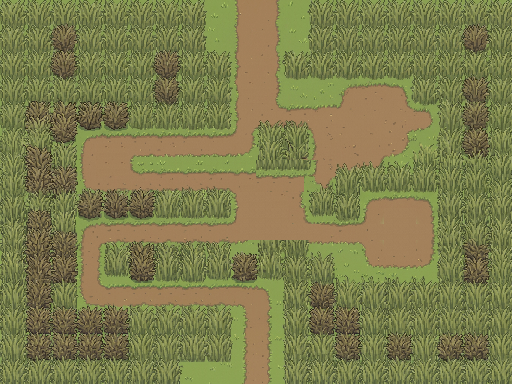

Tiled map render using the project's own tile images. Description and the whole map definition, tile-layer contents included, below:
An orthogonal 32x24 tile map with 16x16 px tiles, 1 tile layer (Tile Layer 1).

<map version="1.10" tiledversion="1.12.2" orientation="orthogonal" renderorder="right-down" width="32" height="24" tilewidth="16" tileheight="16" infinite="0" nextlayerid="2" nextobjectid="1">
 <tileset firstgid="1" source="escenario2_2.tsx" />
 <layer id="1" name="Tile Layer 1" width="32" height="24">
  <data encoding="csv">
1,2,3,4,5,6,7,8,9,10,11,12,13,14,15,16,17,18,19,20,21,22,23,24,25,26,27,28,29,30,31,32,
33,34,35,36,37,38,39,40,41,42,43,44,45,46,47,48,49,50,51,52,53,54,55,56,57,58,59,60,61,62,63,64,
65,66,67,68,69,70,71,72,73,74,75,76,77,78,79,80,81,82,83,84,85,86,87,88,89,90,91,92,93,94,95,96,
97,98,99,100,101,102,103,104,105,106,107,108,109,110,111,112,113,114,115,116,117,118,119,120,121,122,123,124,125,126,127,128,
129,130,131,132,133,134,135,136,137,138,139,140,141,142,143,144,145,146,147,148,149,150,151,152,153,154,155,156,157,158,159,160,
161,162,163,164,165,166,167,168,169,170,171,172,173,174,175,176,177,178,179,180,181,182,183,184,185,186,187,188,189,190,191,192,
193,194,195,196,197,198,199,200,201,202,203,204,205,206,207,208,209,210,211,212,213,214,215,216,217,218,219,220,221,222,223,224,
225,226,227,228,229,230,231,232,233,234,235,236,237,238,239,240,241,242,243,244,245,246,247,248,249,250,251,252,253,254,255,256,
257,258,259,260,261,262,263,264,265,266,267,268,269,270,271,272,273,274,275,276,277,278,279,280,281,282,283,284,285,286,287,288,
289,290,291,292,293,294,176,176,295,298,299,300,301,302,303,304,305,306,307,308,309,310,311,312,313,314,315,316,317,318,319,320,
321,322,323,324,325,326,176,176,327,330,331,332,333,334,335,332,430,430,430,431,341,342,343,344,345,346,347,348,349,350,351,352,
353,354,355,356,357,358,359,360,361,362,363,364,365,366,367,176,462,462,462,433,373,374,375,376,377,378,379,380,381,382,383,384,
385,386,387,388,389,390,391,392,393,394,395,396,397,398,399,279,279,176,400,404,405,406,407,408,409,410,411,412,413,414,415,416,
417,418,419,420,421,422,423,424,425,426,427,428,429,430,431,279,279,279,435,436,437,438,439,440,279,279,443,444,445,446,447,448,
449,450,451,452,453,454,455,456,457,458,459,460,461,462,463,279,279,279,279,279,469,470,471,279,279,279,279,476,477,478,479,480,
481,482,483,484,485,486,487,488,489,490,491,492,493,494,495,496,497,498,499,500,501,502,503,504,279,279,507,508,509,510,511,512,
513,514,515,516,517,518,519,520,521,522,523,524,525,526,527,528,529,530,531,532,533,534,535,536,537,538,539,540,541,542,543,544,
545,546,547,548,549,550,551,552,553,554,555,556,557,558,559,560,561,562,563,564,565,566,567,568,569,570,571,572,573,574,575,576,
577,578,579,580,581,582,583,584,585,586,587,588,589,590,591,592,593,594,595,596,597,598,599,600,601,602,603,604,605,606,607,608,
609,610,611,612,613,614,615,616,617,618,619,620,621,622,623,624,625,626,627,628,629,630,631,632,633,634,635,636,637,638,639,640,
641,642,643,644,645,646,647,648,649,650,651,652,653,654,655,656,657,658,659,660,661,662,663,664,665,666,667,668,669,670,671,672,
673,674,675,676,677,678,679,680,681,682,683,684,685,686,687,688,689,690,691,692,693,694,695,696,697,698,699,700,701,702,703,704,
705,706,707,708,709,710,711,712,713,714,715,716,717,718,719,720,721,722,723,724,725,726,727,728,729,730,731,732,733,734,735,736,
737,738,739,740,741,742,743,744,745,746,747,748,749,750,751,752,753,754,755,756,757,758,759,760,761,762,763,764,765,766,767,768
</data>
 </layer>
</map>
